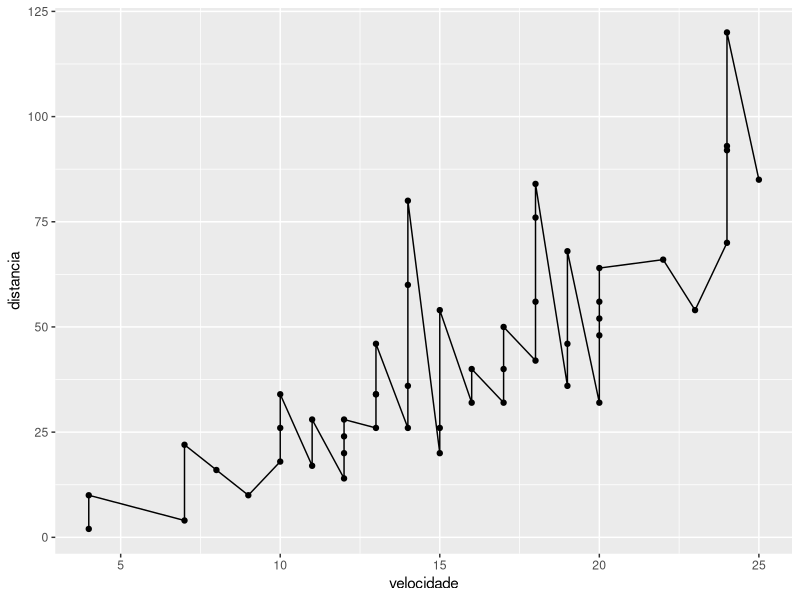
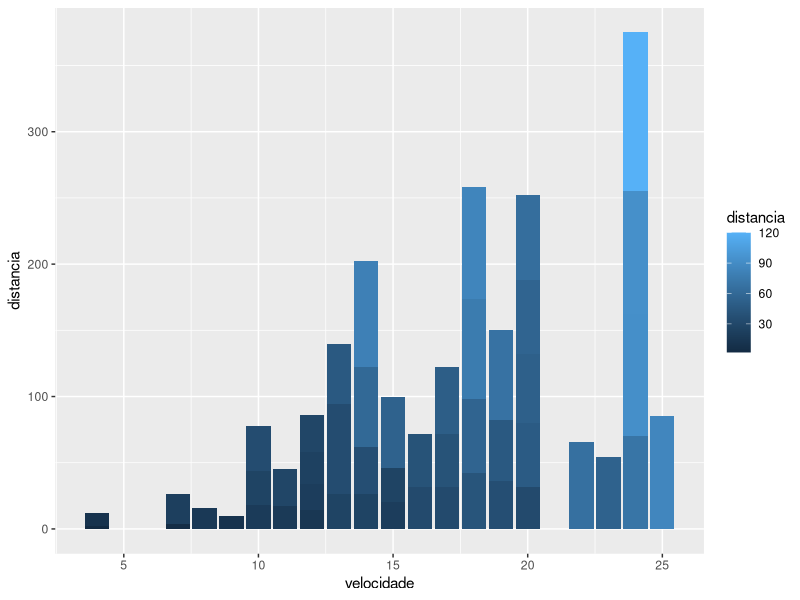
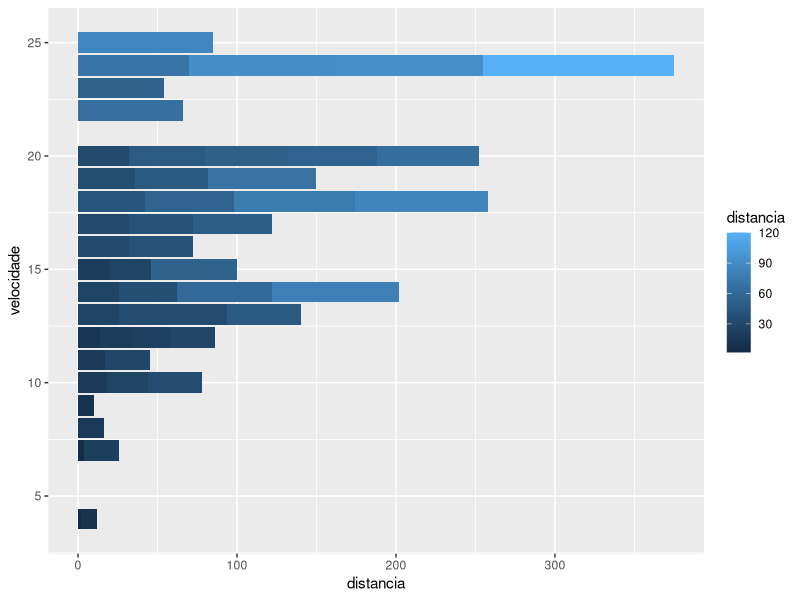

Recreate these plots in R, in order.
library(ggplot2)
# Problema 3: Utilizando o dataset "cars" do R:

# obtendo o dataset
dataset = cars

# dataset

# criando o data frame
tabela = data.frame(dataset)
velocidade = tabela$speed
distancia = tabela$dist

# 1) Construir um gráfico de linhas;

ggplot(data=tabela, aes(x=velocidade, y=distancia, group=1)) + geom_line() + geom_point()

#  OU como abaixo (usando o backtick ` para o nome da coluna com espaço)

# ggplot(data=dataset, aes(x=`speed`, `dist`, group=1)) + geom_line() + geom_point()

# 2) Construir um gráfico de barras verticais;

ggplot(data=tabela, aes(x=velocidade, y=distancia, fill=distancia)) + geom_col()

# 3) DESAFIO: Construir um gráfico de barras horizontais;

ggplot(data=tabela, aes(x=velocidade, y=distancia, fill=distancia)) + geom_col() + coord_flip()